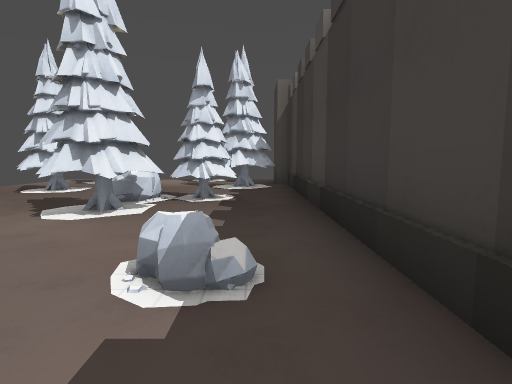
view 1 (above)

16 first-person views from a walk through a 3-D level made in the Godot game engine. The camera is 1.3 m above the floor, tilts 6° down and sees 80° across. The floor is counted in squares, 2 m on a side. Each view is taken from the middle of a square. On the plan, view 1 faces up. The plan holds only what a view shows up to about 10 squares ahead; the rest is blank. Surface patterns are stand-ins for the level's own textures.

view 2
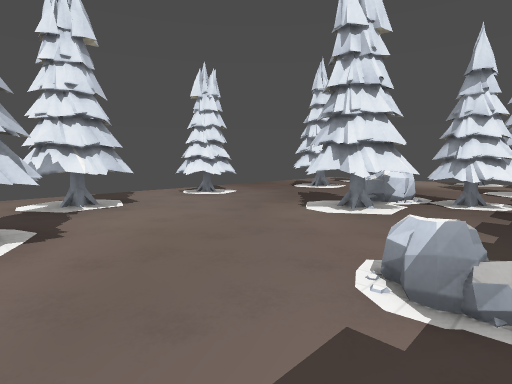

view 3
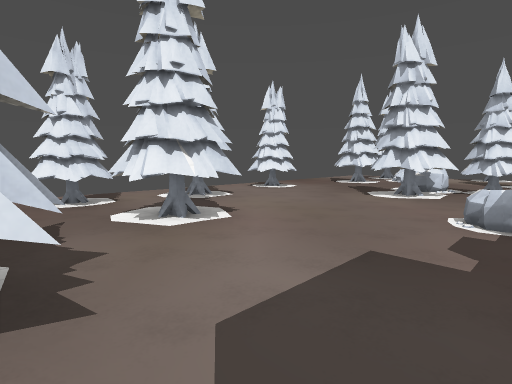

view 4
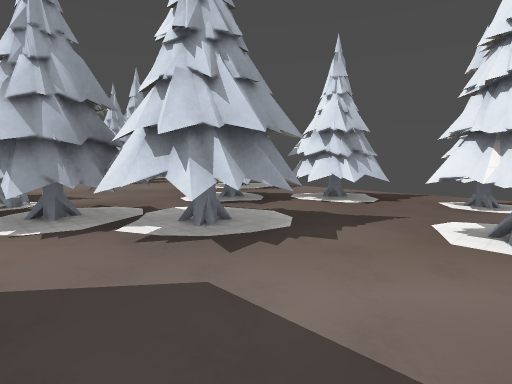

view 5
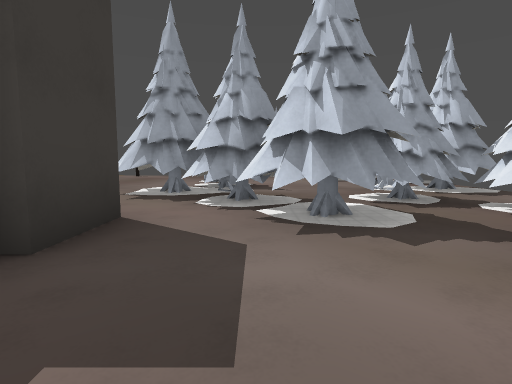

view 6
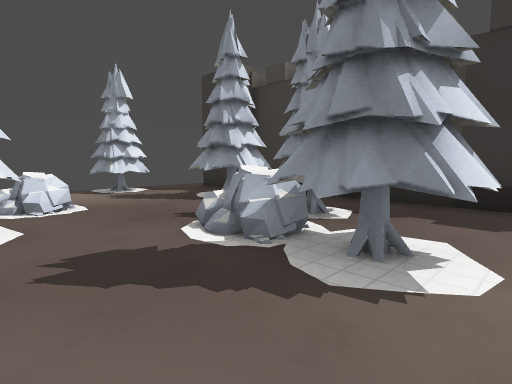

view 7
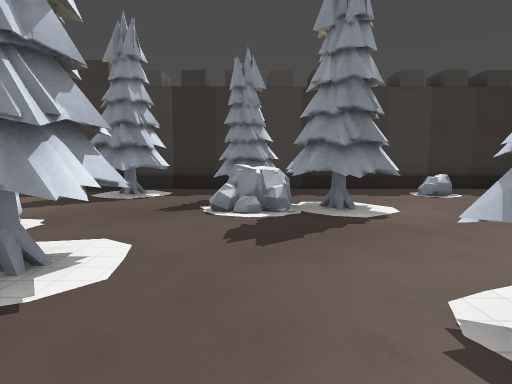

view 8
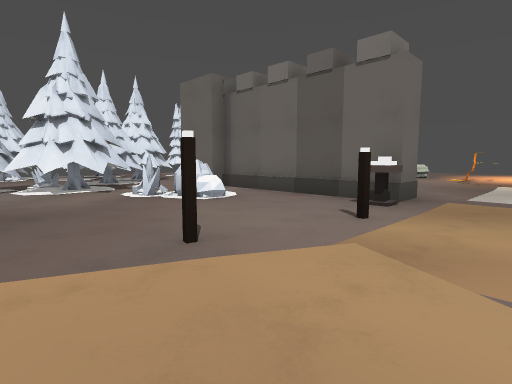

view 9
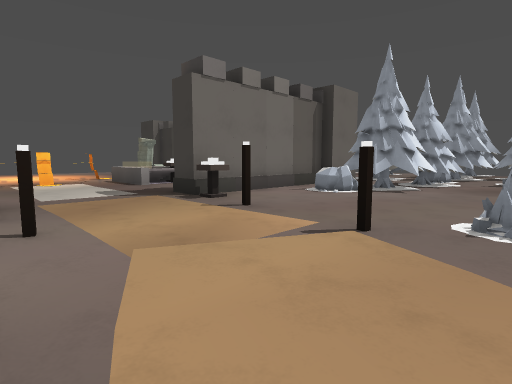

view 10
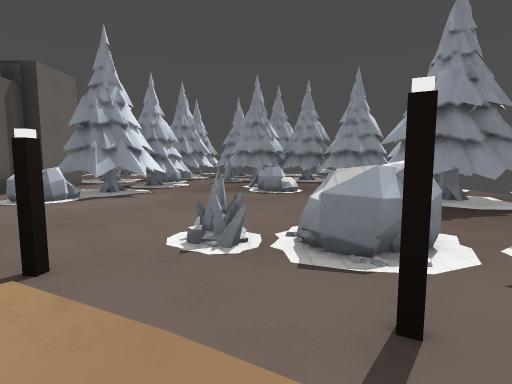

view 11
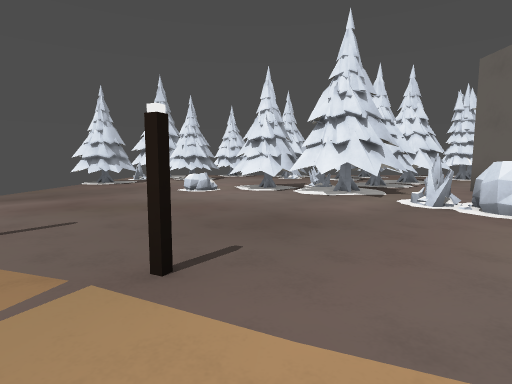

view 12
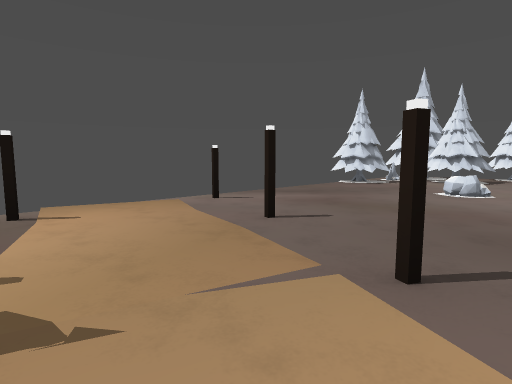

view 13
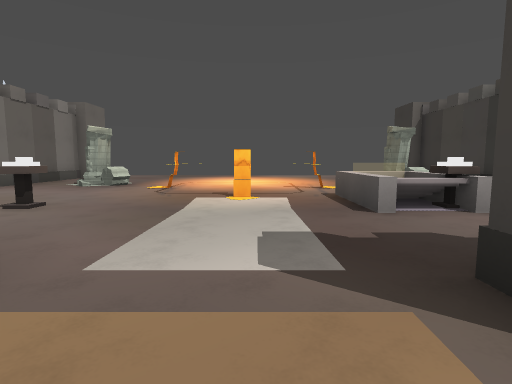

view 14
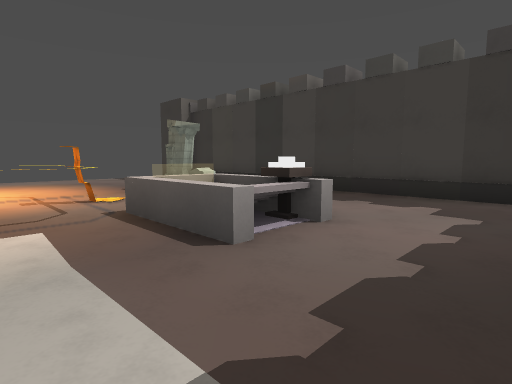

view 15
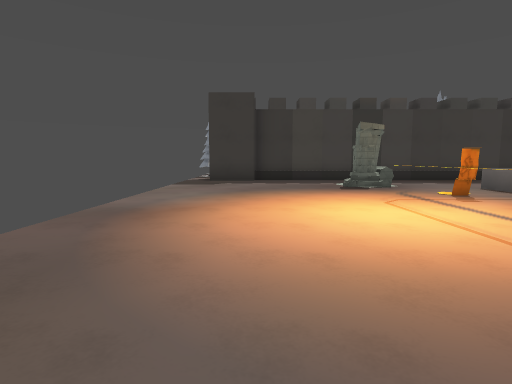

view 16
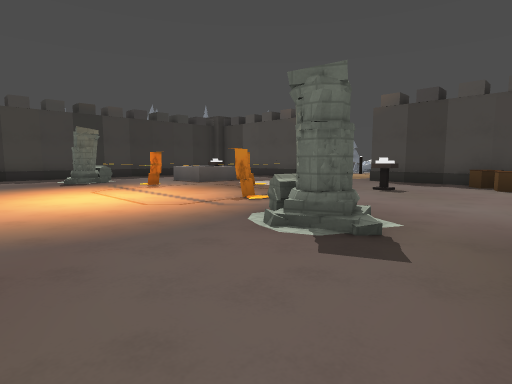

### Floor plan
Key: @ floor where view 1 was taken; # wall or solid block; x gap in a wall; . floor; = window, fence, low wall or low ledge; ≈ lava the walk keeps out of; ^ raised ledge; P pillar.
Columns run from 6 left of view 1 to 17 right of it. Each row starts with its distance up from view 1.
 10    .##..    .........
  9 .. ....#   .........#
  8 ..#=..##............#
  7 ..#..###............#
  6 ..#....#............#
  5 ....=#.#..P.. ....P.#
  4 .#..#..#....≈x..≈...#
  3 .x.....#.....#..^...#
  2 .x....=# .....≈.^ ..#
  1 .##....# ....... ^..#
  0 ..##..@# ^..........#
 -1 .#.....# ^..........#
 -2 .#..#..######...######
 -3 .#####............=###
 -4 ..##.##..=..#..#..####=#
 -5 .## ..##...........#.#.#
 -6  ##...##....#..........#
 -7  #... #........=....=..#
 -8  #....=....#..#^.......#
 -9  ###......#...  ..   ###
-10   #...........  .######
-11    x##.......#    ##
-12     ##    #

Positions as (right, up) in squares from view 1, and headings:
1: (0, 0), facing up
2: (0, 0), facing up-left
3: (0, -2), facing up-left
4: (0, 0), facing down-left
5: (-1, 1), facing down
6: (-4, 3), facing up-right
7: (-6, 5), facing right
8: (8, -7), facing up-left
9: (6, -7), facing up-right
10: (7, -7), facing right
11: (7, -7), facing left
12: (7, -7), facing down-left
13: (8, -3), facing up
14: (8, -1), facing up-right
15: (4, 8), facing right
16: (2, 8), facing down-right
